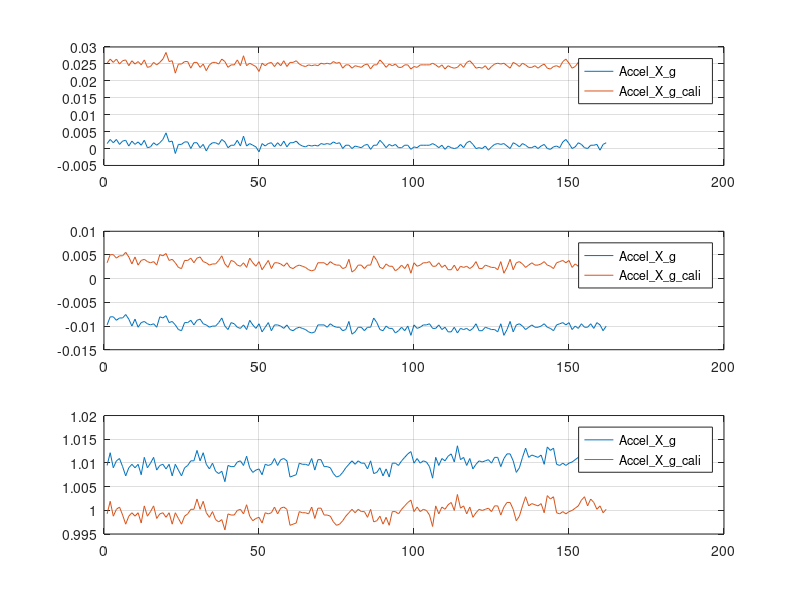
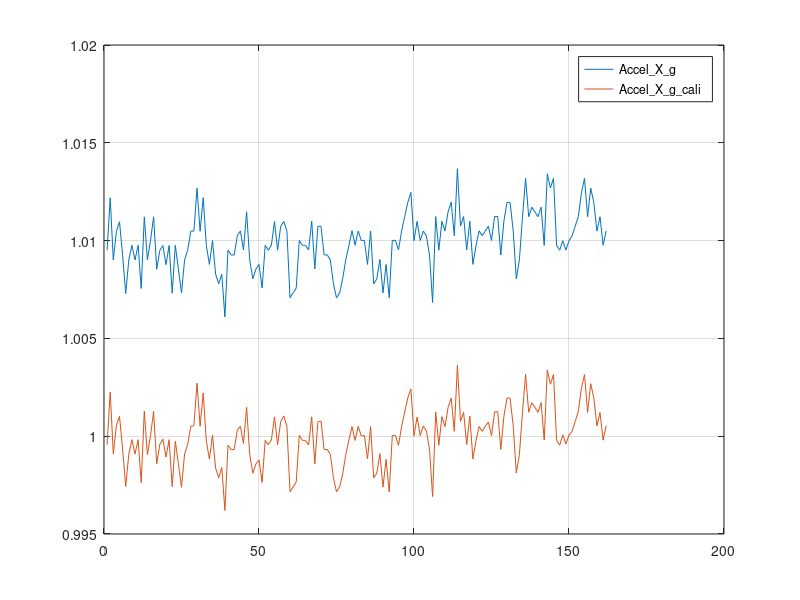

Recreate these plots in MATLAB, in order.

%
%   @    Accel raw data fitting
%
%   @Author     Niu Hongfang
%   @Date       2019.05.24
%%%%%%%%%%%%%%%%%%%%%%%%%%%%%%%%%%%%%%%%%%%%%%%%%%%%%%%%%%%%%%%%%%%%%%%%%%%;
clear all;
clc;
%close all;

earth_G = 9.80665;
Accel_ScaleFactor = 1/417.7;

accel_offset = [-0.023695834;-0.0131036071;-0.0022972305];
accel_scale = [1.00172770;1.00286853;0.987629831];

accel_mat = importdata("2_compressed.txt");

Accel_X = accel_mat.data(:,2);
Accel_Y = accel_mat.data(:,3);
Accel_Z = accel_mat.data(:,4);  

Accel_X_g = Accel_X*Accel_ScaleFactor/earth_G;
Accel_Y_g = Accel_Y*Accel_ScaleFactor/earth_G;
Accel_Z_g = Accel_Z*Accel_ScaleFactor/earth_G;

Accel_Z_g_mod = sqrt(Accel_X_g.*Accel_X_g + Accel_Y_g.*Accel_Y_g + Accel_Z_g.*Accel_Z_g) ;

Accel_X_g_cali = (Accel_X_g - accel_offset(1))*accel_scale(1);
Accel_Y_g_cali = (Accel_Y_g - accel_offset(2))*accel_scale(2);
Accel_Z_g_cali = (Accel_Z_g - accel_offset(3))*accel_scale(3);

Accel_Z_g_cali_mod = sqrt(Accel_X_g_cali.*Accel_X_g_cali + Accel_Y_g_cali.*Accel_Y_g_cali + Accel_Z_g_cali.*Accel_Z_g_cali);

N = length(Accel_X);
t = 1:N;

figure(1);
subplot(3,1,1);
plot(t,Accel_X_g,t,Accel_X_g_cali);grid on;;legend('Accel\_X\_g','Accel\_X\_g\_cali');
subplot(3,1,2);
plot(t,Accel_Y_g,t,Accel_Y_g_cali);grid on;;legend('Accel\_X\_g','Accel\_X\_g\_cali');
subplot(3,1,3);
plot(t,Accel_Z_g,t,Accel_Z_g_cali);grid on;;legend('Accel\_X\_g','Accel\_X\_g\_cali');

figure(2);
plot(t,Accel_Z_g_mod, t, Accel_Z_g_cali_mod);legend('mod_a','mod_a_b');legend('Accel\_X\_g','Accel\_X\_g\_cali');grid on;


fprintf("accel x mean value :%f \n", mean(Accel_X)*Accel_ScaleFactor/earth_G);
fprintf("accel y mean value :%f \n", mean(Accel_Y)*Accel_ScaleFactor/earth_G);
fprintf("accel z mean value :%f \n", mean(Accel_Z)*Accel_ScaleFactor/earth_G);
